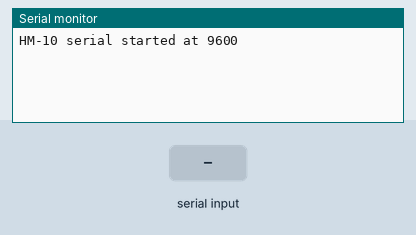
A program run on a simulated Arduino Uno, built with avr-gcc and run on an emulated ATmega328P. Parts: the last lines printed to the serial monitor. Inputs (shaded band) come from the test bench.

Above: at 1.2 s.
1.3 s: "1\n" received over the second serial link
At 2.5 s:
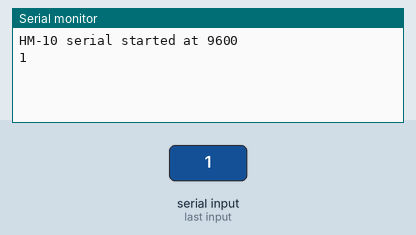
2.8 s: "0\n" received over the second serial link
At 3.9 s:
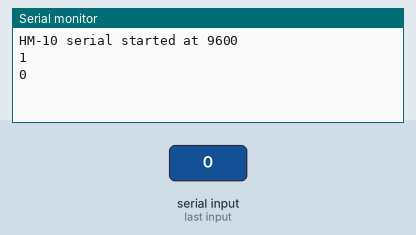

The program:

main.cpp
```cpp
#include <Arduino.h>
#include <SoftwareSerial.h>

#define pinTXD 3
#define pinRXD 2

// RX = 2, TX = 3
SoftwareSerial HM10(pinRXD, pinTXD);

String string = "";
String serialConvert = "";

char serialReadData;

String executeAT(String serial_str, String description_str) {

    string = "";
    unsigned long milliTime = millis();
    HM10.println(serial_str);

    while (true){
        char serial_char = HM10.read();
        if (int(serial_char) == -1 or int(serial_char) == 42) {
            if ((millis() - milliTime) > 2000) {
                return "Error";
            }
            continue;
        }
        if (serial_char == '\n') {
            Serial.print("Bluetooth " + description_str);
            Serial.println(string.substring(0, string.length()));
            return string;
        }
        string += serial_char;
    }

}

void setup() {

    Serial.begin(9600);

    Serial.println("HM-10 serial started at 9600");
    HM10.begin(9600);

    // executeAT("AT+RENEW", "");
    // executeAT("AT+NAMERBot", "Device Name: ");
    // executeAT("AT+MODE2", "Device Mode: ");
    // executeAT("AT+PASS123456", "Device Password: ");

}

void loop() {

    HM10.listen();
    while (HM10.available() > 0) {
        serialReadData = HM10.read();
        serialConvert = String(serialReadData);
        Serial.write(serialReadData);
    }


    if (Serial.available()) {
        delay(10);
        HM10.write(Serial.read());
    }

}
```

Measured:
- after the input at 1.3 s, the serial monitor: prints a new line at once (image 1)
- after the input at 2.8 s, the serial monitor: prints a new line at once (image 2)
